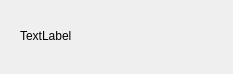
<?xml version="1.0" encoding="UTF-8"?>
<ui version="4.0">
 <class>roomitem</class>
 <widget class="QWidget" name="roomitem">
  <property name="geometry">
   <rect>
    <x>0</x>
    <y>0</y>
    <width>233</width>
    <height>74</height>
   </rect>
  </property>
  <property name="windowTitle">
   <string>Form</string>
  </property>
  <widget class="QLabel" name="lb_roomName">
   <property name="geometry">
    <rect>
     <x>20</x>
     <y>20</y>
     <width>101</width>
     <height>31</height>
    </rect>
   </property>
   <property name="text">
    <string>TextLabel</string>
   </property>
  </widget>
 </widget>
 <resources/>
 <connections/>
</ui>
